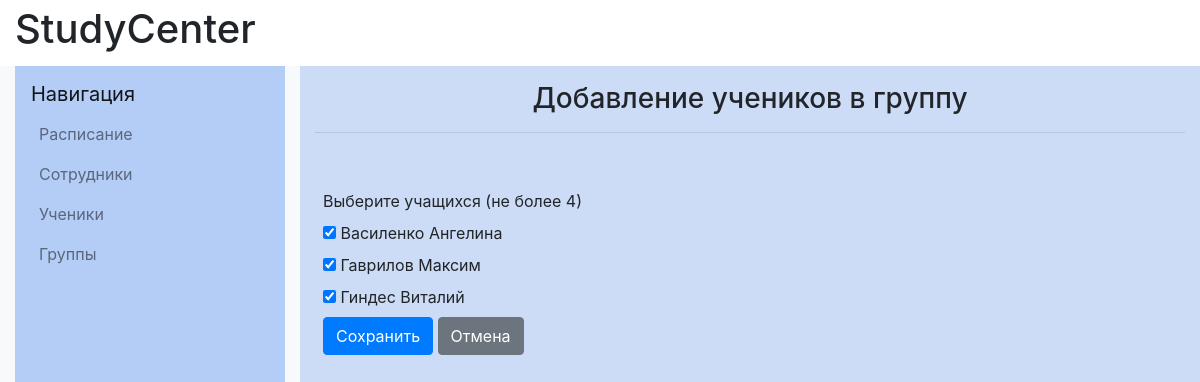
Page /groups/41/add_students/ on the earlier database version.
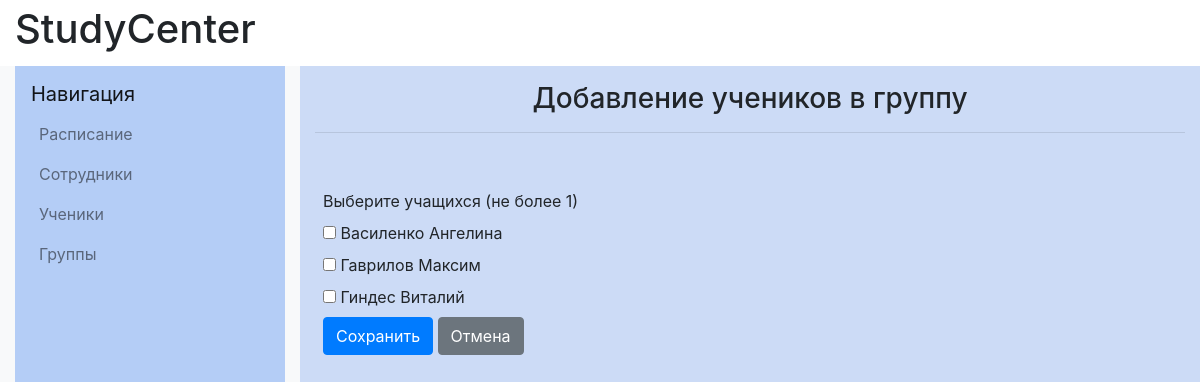
Same page on the later database version.
### catalog/models.py (models this page shows, shortened)
class Group(models.Model):
    subject = models.ForeignKey(Subject, on_delete=models.CASCADE)
    grade = models.IntegerField(validators=[
        MaxValueValidator(11),
        MinValueValidator(1)
    ])
    group_capacity = models.IntegerField(default=1,
                                         validators=[
                                            MaxValueValidator(8),
                                            MinValueValidator(1)
    ])
    type = models.ForeignKey(Type, on_delete=models.CASCADE)
    teacher=models.ForeignKey(Worker,
                              on_delete=models.CASCADE,
                              null=True,
                              default=None
    )
    objects = models.Manager()
    created = models.BooleanField(default=False)

### catalog/views.py (the view)
# urls.py: path('groups/<int:pk>/add_students/', views.add_student_in_group, name='add_student_in_group'),
def add_student_in_group(request, pk):
    group = get_object_or_404(Group, pk=pk)
    group_subject = group.subject
    students_in_group, created = Students_in_group.objects.get_or_create(group=group)
    filtered_students = Student.objects.filter(student_subjects__subjects=group_subject).distinct()
    if request.method == 'POST':
        form = StudentsInGroupForm(request.POST, instance=students_in_group)
        if form.is_valid():
            students_in_group.student.set(form.cleaned_data['student'])
            students_in_group.save()
            return redirect('groups')
    else:
        initial_data = {'student': students_in_group.student.all()}
        form = StudentsInGroupForm(initial=initial_data)
        form.fields['student'].queryset = filtered_students
    return render(request, 'group/select_student_form.html', {'add_student_form': form, 'group': group, 'filtered_students': filtered_students})

### catalog/forms.py
class StudentsInGroupForm(forms.ModelForm):
    student = forms.ModelMultipleChoiceField(
        queryset=Student.objects.all(),
        widget=forms.CheckboxSelectMultiple
    )
    class Meta:
        model = Students_in_group
        fields = []
    def __init__(self, *args, **kwargs):
        group = kwargs.pop('group', None)
        super().__init__(*args, **kwargs)
        if group:
            group_subject = group.subject
            student_ids = Student_Subjects.objects.filter(subjects=group_subject).values_list('student_id', flat=True)
            self.fields['student'].queryset = self.fields['student'].queryset.filter(id__in=student_ids)
            self.fields['student'].widget = forms.CheckboxSelectMultiple()

### catalog/models.py (called while the page is built)
    def __str__(self):
        return f"{self.lastname} {self.firstname}"

### catalog/templates/group/select_student_form.html (shortened to what this page needs)
{% extends "base_generic.html" %}
{% block content %}
    <div class="col-md-8 col-lg-9 content-container" style="background-color: #ccdbf6">
        <h1 class="h3 text-center mt-3">Добавление учеников в группу</h1>
        <hr class="mb-5">
        <section>
            <form method="POST" class="d-block p-2">
                <label>Выберите учащихся (не более {{ group.group_capacity }})</label>
                {{ add_student_form.student}}
                <div>
                    <button type="submit" class="save btn btn-primary">Сохранить</button>
                    <a class="btn btn-secondary" href="{% url 'group_detail' pk=group.pk %}">Отмена</a>
                </div>
            </form>
        </section>
    </div>
{% endblock content %}

Differences in the rows shown:
changed Group: group_capacity "4" → "1"
Other differences:
form field student: "☑ ☑ ☑" → "☐ ☐ ☐"
